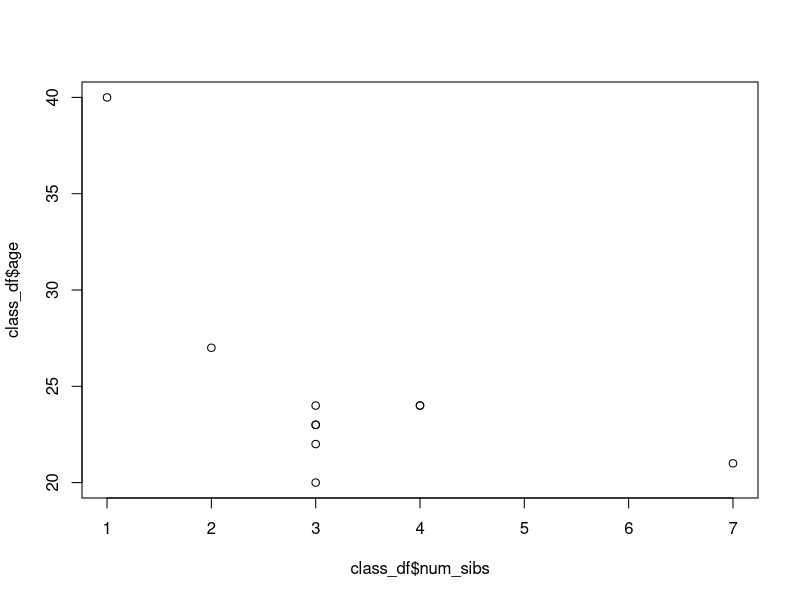
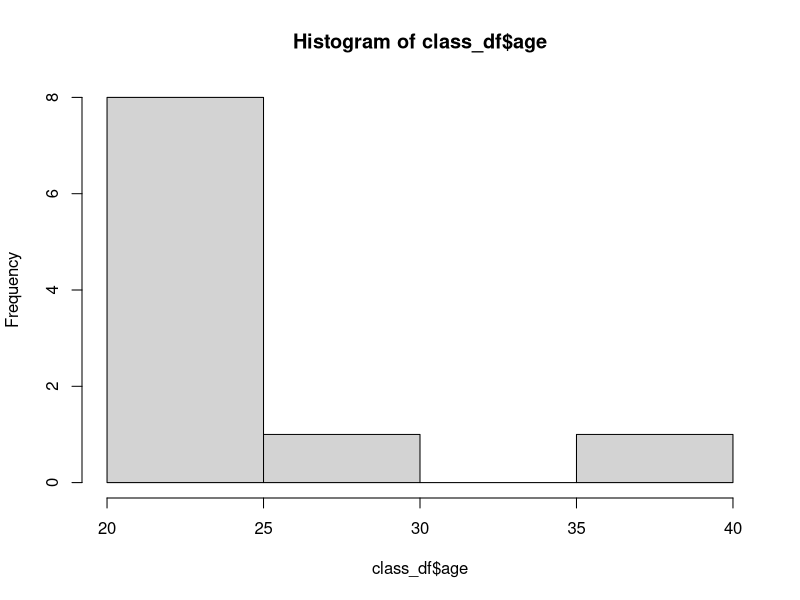
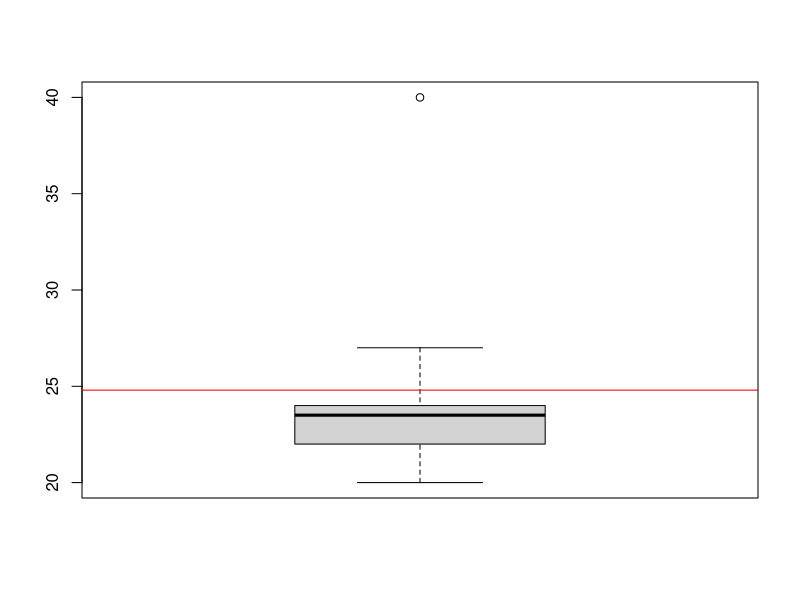
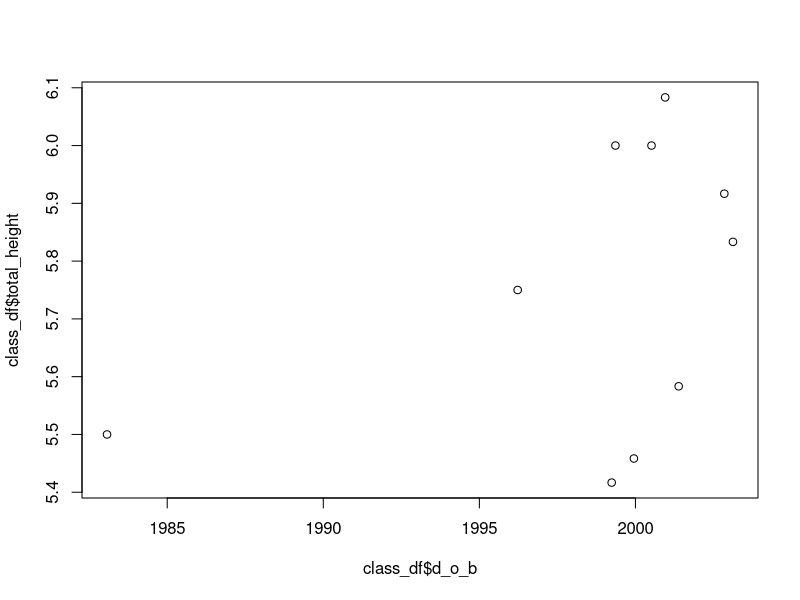

Write R code to recreate these figures, in order. (Note: this script raises an error after producing the figures.)
cat("Hi","\n",134)


full <- sample(1:100,25)

#making if else statements to subset numbers between 0-25, 25-50, and 50-100
for (i in full) {
  if (i < 26) {
  print(paste("g1",i))
  } 
  else if (i < 51) {
  print(paste("g2",i))
  }
  else{
  print(paste("g3",i))
  }
}



class_df <- data.frame(
  Name = c( "Matt", "Noah", "Andrew", "Abi", "Brian", "Emmaline", "Anna", "Carter", "Spencer", "Emily"),
  age = c(27,22,24,24,23,21,24,20,23,40),
  eye_color = c("Blue","Blue","Blue","Brown","Brown","Blue","Blue","Green","Brown","Hazel"),
  hair = c( "Brown", "Blond", "Brown", "Brown", "Brown", "Brown", "Blond", "Brown", "Blond", "Brown"),
  Height_ft = c(5, 5, 6, 5, 6, 5, 5, 5, 6, 5),
  height_in = c(9, 7, 0, 5, 0, 11, 5.5, 10, 1, 6),
  num_sibs = c(2, 3, 4, 4, 3, 7, 3, 3, 3, 1),
  Major = c("Geography","Geology","Geography","Geology","ENVT","Geology","ENVT","Geography","Geography","GIS"),
  d_o_b = c("03/24/96", "05/21/01", "05/12/99", "03/29/99", "07/07/00", "11/06/02", "12/14/99", "02/15/03", "12/14/00", "1/28/83")
)

class_df

#plot with two of these
plot(class_df$num_sibs,class_df$age)
hist(class_df$age)

boxplot(class_df$age)
abline(h = mean(class_df$age),col='red' )

dim(class_df)

class_df$total_height = class_df$Height_ft + (class_df$height_in/12)

class_df$total_height

cor.test(class_df$age,class_df$total_height)


summary(lm(class_df$age~class_df$total_height))

#changing data from character to actual data variable
class_df$d_o_b <- as.Date(class_df$d_o_b,tryFormats = "%m/%d/%y")

plot(class_df$total_height~class_df$d_o_b)

seq(min(class_df$d_o_b),max(class_df$d_o_b),by = "day")


names(class_df)
class_df[1:5,c("hair","height","Name")]

class_df[class_df$total_height > 5.8,]


getwd()
list.files(".")
